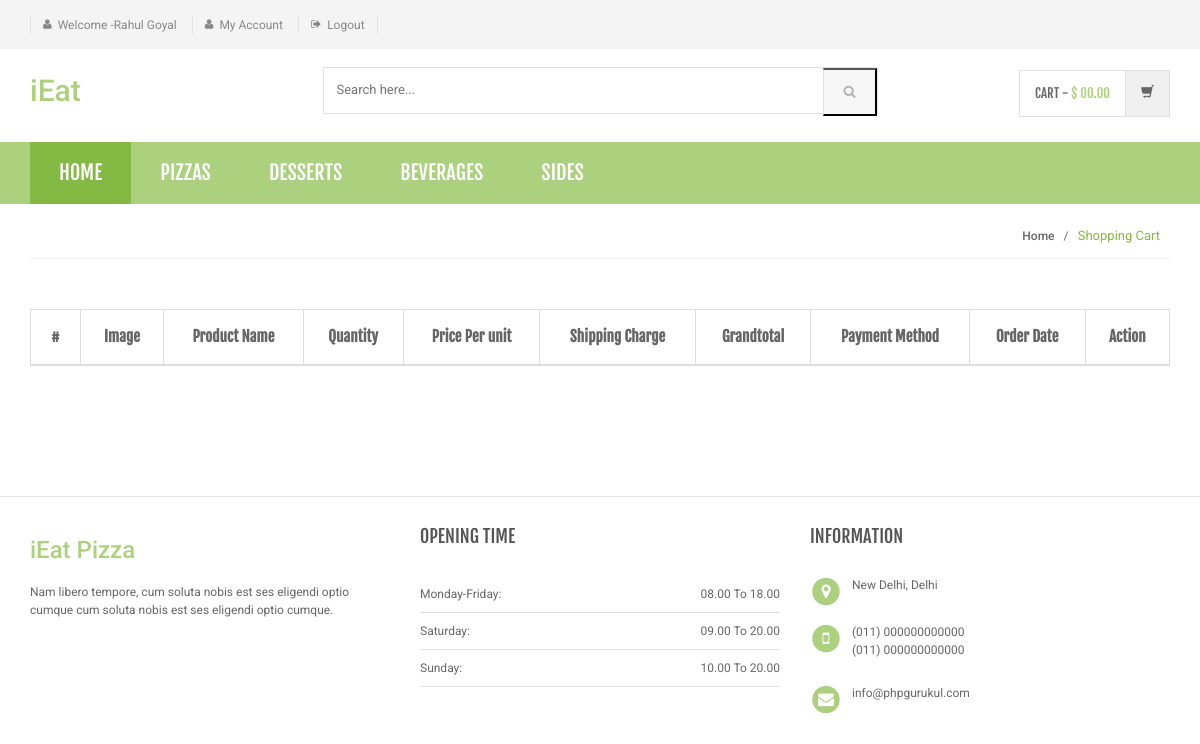
Page /order-history.php (signed in) on the earlier database version.
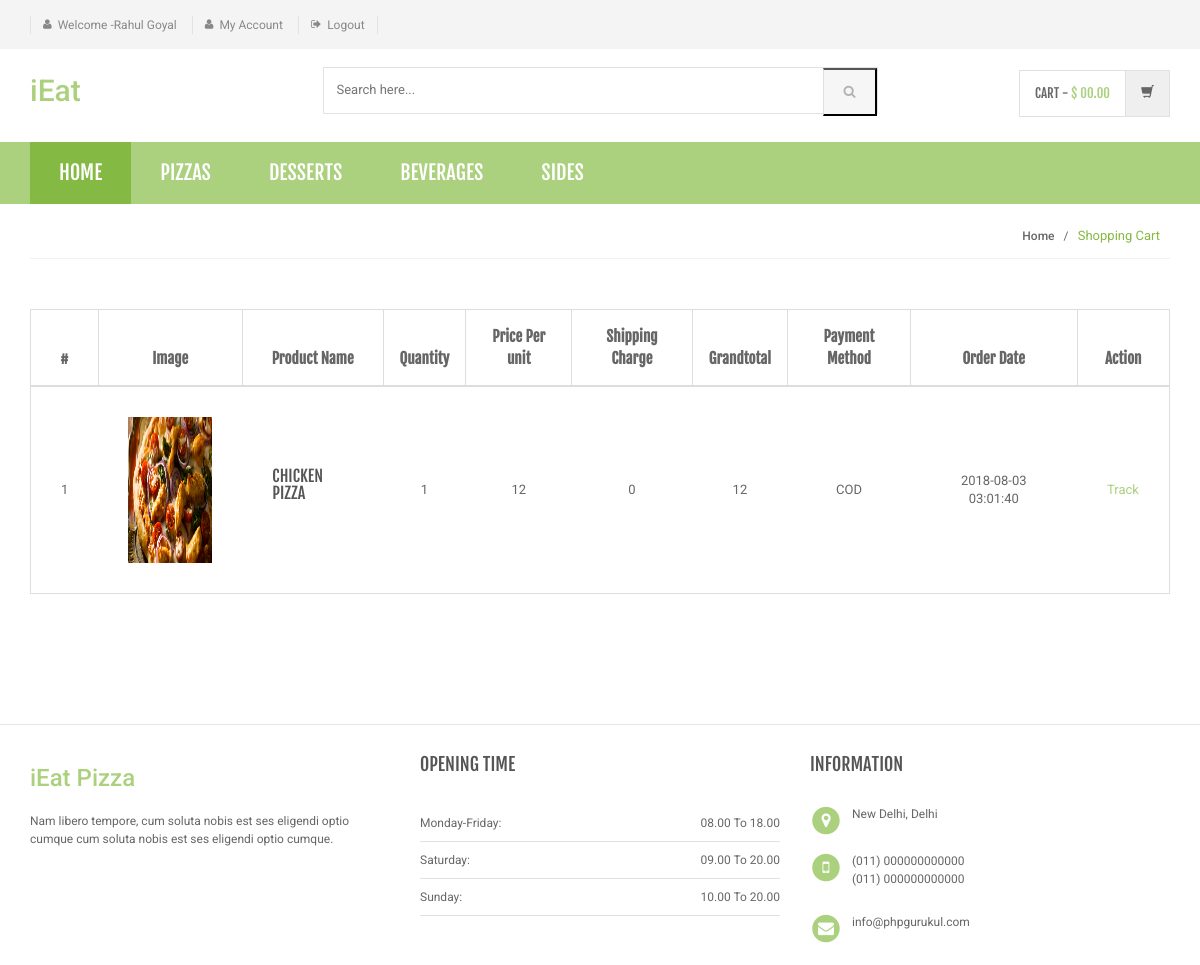
Same page on the later database version.
### tables this page shows
CREATE TABLE `category` (
  `id` int(11) NOT NULL,
  `categoryName` varchar(255) DEFAULT NULL,
  `categoryDescription` longtext,
  `creationDate` timestamp NOT NULL DEFAULT CURRENT_TIMESTAMP,
  `updationDate` varchar(255) DEFAULT NULL
);

CREATE TABLE `orders` (
  `id` int(11) NOT NULL,
  `userId` int(11) DEFAULT NULL,
  `productId` varchar(255) DEFAULT NULL,
  `quantity` int(11) DEFAULT NULL,
  `orderDate` timestamp NOT NULL DEFAULT CURRENT_TIMESTAMP,
  `paymentMethod` varchar(50) DEFAULT NULL,
  `orderStatus` varchar(55) DEFAULT NULL
);

CREATE TABLE `products` (
  `id` int(11) NOT NULL,
  `category` int(11) NOT NULL,
  `subCategory` int(11) DEFAULT NULL,
  `productName` varchar(255) DEFAULT NULL,
  `productCompany` varchar(255) DEFAULT NULL,
  `productPrice` int(11) DEFAULT NULL,
  `productPriceBeforeDiscount` int(11) DEFAULT NULL,
  `productDescription` longtext,
  `productImage1` varchar(255) DEFAULT NULL,
  `productImage2` varchar(255) DEFAULT NULL,
  `productImage3` varchar(255) DEFAULT NULL,
  `shippingCharge` int(11) DEFAULT NULL,
  `productAvailability` varchar(255) DEFAULT NULL,
  `postingDate` timestamp NULL DEFAULT CURRENT_TIMESTAMP,
  `updationDate` varchar(255) DEFAULT NULL
);

### order-history.php (the view, shortened to what the changed rows need)
<?php
include('includes/config.php');
if(strlen($_SESSION['login'])==0)
    {
header('location:login.php');
}
else{
?>
<!DOCTYPE html>
<html lang="en">
	<head>
	    <link rel="stylesheet" href="assets/css/bootstrap.min.css">
	    <link rel="stylesheet" href="assets/css/main.css">
	    <link rel="stylesheet" href="assets/css/green.css">
	    <link rel="stylesheet" href="assets/css/owl.carousel.css">
		<link rel="stylesheet" href="assets/css/owl.transitions.css">
		<link href="assets/css/lightbox.css" rel="stylesheet">
		<link rel="stylesheet" href="assets/css/animate.min.css">
		<link rel="stylesheet" href="assets/css/rateit.css">
		<link rel="stylesheet" href="assets/css/bootstrap-select.min.css">
		<link rel="stylesheet" href="assets/css/config.css">
		<link href="assets/css/green.css" rel="alternate stylesheet" title="Green color">
		<link href="assets/css/blue.css" rel="alternate stylesheet" title="Blue color">
		<link href="assets/css/red.css" rel="alternate stylesheet" title="Red color">
		<link href="assets/css/orange.css" rel="alternate stylesheet" title="Orange color">
		<link href="assets/css/dark-green.css" rel="alternate stylesheet" title="Darkgreen color">
		<link rel="stylesheet" href="assets/css/font-awesome.min.css">
	</head>
    <body class="cnt-home">
<header class="header-style-1">
<?php include('includes/main-header.php');?>
<?php include('includes/menu-bar.php');?>
</header>
<div class="body-content outer-top-xs">
	<div class="container">
		<div class="row inner-bottom-sm">
			<div class="shopping-cart">
				<div class="col-md-12 col-sm-12 shopping-cart-table ">
	<div class="table-responsive">
<form name="cart" method="post">
		<table class="table table-bordered">
			<thead>
				<tr>
					<th class="cart-romove item">#</th>
					<th class="cart-description item">Image</th>
					<th class="cart-product-name item">Product Name</th>
					<th class="cart-qty item">Quantity</th>
					<th class="cart-sub-total item">Price Per unit</th>
					<th class="cart-sub-total item">Shipping Charge</th>
					<th class="cart-total item">Grandtotal</th>
					<th class="cart-total item">Payment Method</th>
					<th class="cart-description item">Order Date</th>
					<th class="cart-total last-item">Action</th>
				</tr>
			</thead>
			<tbody>
<?php $query=mysqli_query($con,"select products.productImage1 as pimg1,products.productName as pname,products.id as proid,orders.productId as opid,orders.quantity as qty,products.productPrice as pprice,products.shippingCharge as shippingcharge,orders.paymentMethod as paym,orders.orderDate as odate,orders.id as orderid from orders join products on orders.productId=products.id where orders.userId='".$_SESSION['id']."' and orders.paymentMethod is not null");
$cnt=1;
while($row=mysqli_fetch_array($query))
{
?>
				<tr>
					<td><?php echo $cnt;?></td>
					<td class="cart-image">
						<a class="entry-thumbnail" href="detail.html">
						    <img src="admin/productimages/<?php echo $row['proid'];?>/<?php echo $row['pimg1'];?>" alt="" width="84" height="146">
						</a>
					</td>
					<td class="cart-product-name-info">
						<h4 class='cart-product-description'><a href="product-details.php?pid=<?php echo $row['opid'];?>">
						<?php echo $row['pname'];?></a></h4>
					</td>
					<td class="cart-product-quantity">
						<?php echo $qty=$row['qty']; ?>
		            </td>
					<td class="cart-product-sub-total"><?php echo $price=$row['pprice']; ?>  </td>
					<td class="cart-product-sub-total"><?php echo $shippcharge=$row['shippingcharge']; ?>  </td>
					<td class="cart-product-grand-total"><?php echo (($qty*$price)+$shippcharge);?></td>
					<td class="cart-product-sub-total"><?php echo $row['paym']; ?>  </td>
					<td class="cart-product-sub-total"><?php echo $row['odate']; ?>  </td>
					<td>
 <a href="javascript:void(0);" onClick="popUpWindow('http://localhost/shopping/track-order.php?oid=<?php echo htmlentities($row['orderid']);?>');" title="Track order">
					Track</td>
				</tr>
<?php $cnt=$cnt+1;} ?>
			</tbody>
		</table>
	</div>
</div>
		</div>
		</div>
	</div>
</div>
</body>
</html>
<?php } ?>

### includes/menu-bar.php (shortened to what the changed rows need)
<div class="header-nav animate-dropdown">
    <div class="container">
        <div class="yamm navbar navbar-default" role="navigation">
            <div class="nav-bg-class">
                <div class="navbar-collapse collapse" id="mc-horizontal-menu-collapse">
	<div class="nav-outer">
		<ul class="nav navbar-nav">
              <?php $sql=mysqli_query($con,"select id,categoryName  from category limit 6");
while($row=mysqli_fetch_array($sql))
{
    ?>
			<li class="dropdown yamm">
				<a href="category.php?cid=<?php echo $row['id'];?>"> <?php echo $row['categoryName'];?></a>
			</li>
			<?php } ?>
		</ul>
	</div>
</div>
            </div>
        </div>
    </div>
</div>

Differences in the rows shown:
added orders: productId.productImage1 (picture), productId.productName "CHICKEN PIZZA", quantity "1", productId.productPrice "12", productId.shippingCharge "0", ($qty*$price)+$shippcharge "12", paymentMethod "COD", orderDate "2018-08-03 03:01:40"
